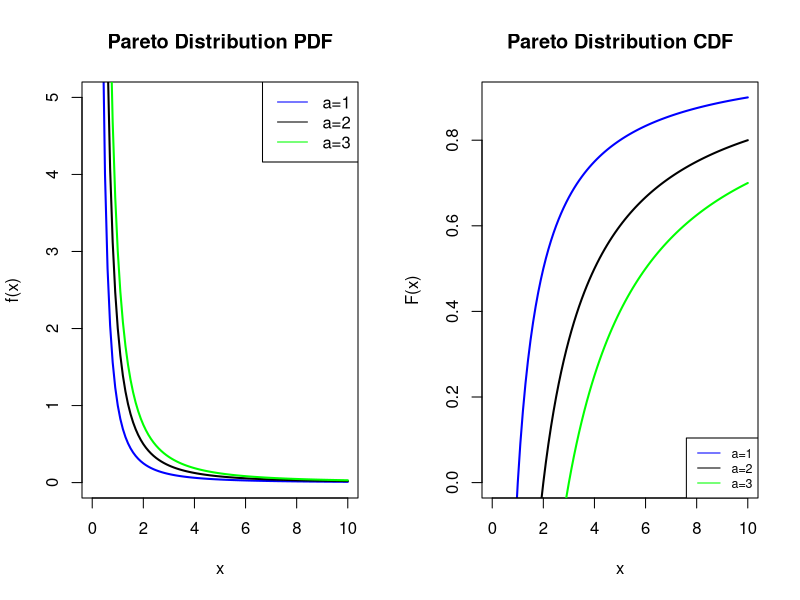

Write the R code that produced this figure.
# Pareto Distribution PDF and CDF
# parameter data from https://www.wikipedia.org/
par(mfrow=c(1,2))



##########################################
#### The extreme wind speed Data Set  ####
##########################################



x= c( 24.52, 69.15, 33.21, 30.79, 18.12, 94.34, 55.40, 28.28,
      49.73, 15.92, 21.81, 21.80, 30.56, 18.56, 87.63, 40.53,
      43.31, 20.10, 27.56, 90.16, 57.14, 28.98, 43.03, 49.13,
      50.47, 31.09, 27.17, 20.59, 65.99, 18.05, 19.44, 54.70,
      31.34, 48.32, 30.11, 46.22, 40.60, 24.76, 46.64, 75.50,
      45.78, 26.14, 23.06, 33.01, 51.56, 55.22, 67.04, 34.59,
      24.32, 55.88, 31.74, 76.17)

# Pareto Distribution PDF

PdfParetodist=function(x,a,k)
{
  fx=((a*(k)^a)/x^(a+1)) 
  return(fx)
}

curve(PdfParetodist(x,1,1),xlim = c(0,10),ylim=c(0,5),col="blue",lwd=2,main="Pareto Distribution PDF",xlab = "x",ylab = "f(x)")
curve(PdfParetodist(x,1,2),from = 0,to=10,col="black",lwd=2,add=T)
curve(PdfParetodist(x,1,3),from = 0,to=10,col="green",lwd=2,add=T)


legend(x="topright",legend=c("a=1","a=2","a=3"),col=c("blue","black","green"),
       lty = 1,cex = 1)


# Pareto Distribution CDF

CdfParetodist=function(x,a,k)
{
  FX=(1-(k/x)^a)
  return(FX)
}

      
#Pareto Distribution CDF  

CdfParetodist=function(x,a,k){
  FX=(1-(k/x)^a)
  return(FX)
}

curve(CdfParetodist(x,1,1),xlim = c(0,10),ylim=c(0,0.9),col="blue",lwd=2,main="Pareto Distribution CDF"
      ,xlab = "x",ylab = "F(x)")

curve(CdfParetodist(x,1,2),from = 0,to=10,col="black",lwd=2,add=T)
curve(CdfParetodist(x,1,3),from = 0,to=10,col="green",lwd=2,add=T)

legend(x="bottomright",legend=c("a=1","a=2","a=3"),col=c("blue","black","green"),
       lty = 1,cex = 0.75)
